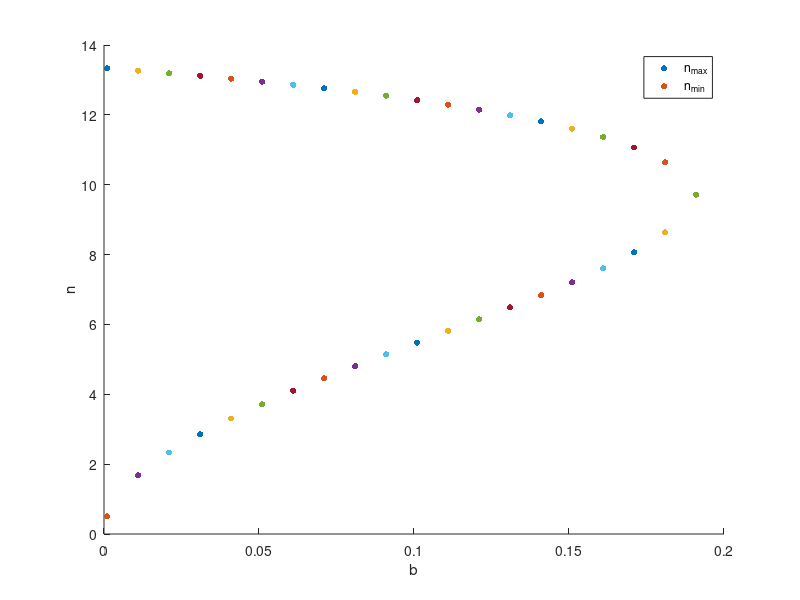

This figure's MATLAB source:
L = 4;
gamma = 3.6;
d = 25;
Dv = 0.012;
Gamma = gamma*L^2/Dv;
a = 3.75;
figure(1)
for b = 0.001:0.01:0.2
    u0 = (b+1)/(a+b+1);
    fu = -a - 2*a*u0-b;
    gv = 2*a*u0-1-b;
    m1 = fu + d*gv;
    m2 = 4*d*b*(a+b+1);
    k2minus = Gamma/(2*d)*(m1-sqrt(m1^2-m2));
    k2plus = Gamma/(2*d)*(m1+sqrt(m1^2-m2));
    n2minus = k2minus/ pi^2;
    n2plus = k2plus/ pi^2;
    nminus = sqrt(n2minus);
    nplus = sqrt(n2plus);
    hold on
    scatter(b,nplus,20,'filled','b')
    scatter(b,nminus,20,'filled','k')
end
ylabel('n')
xlabel('b')
legend('n_{max}','n_{min}')